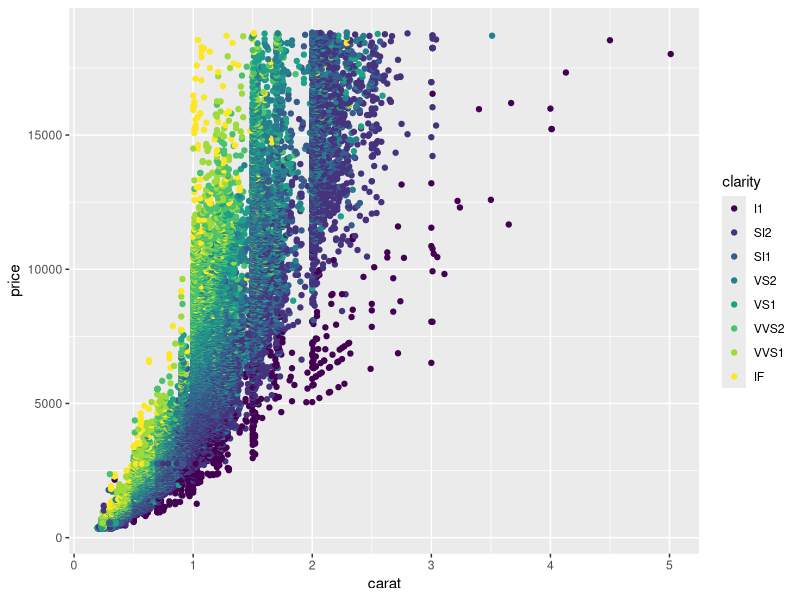
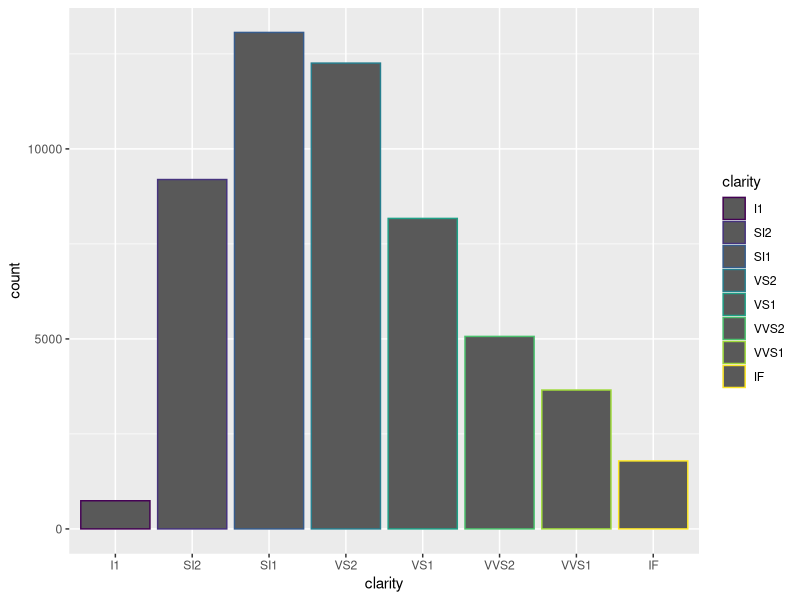
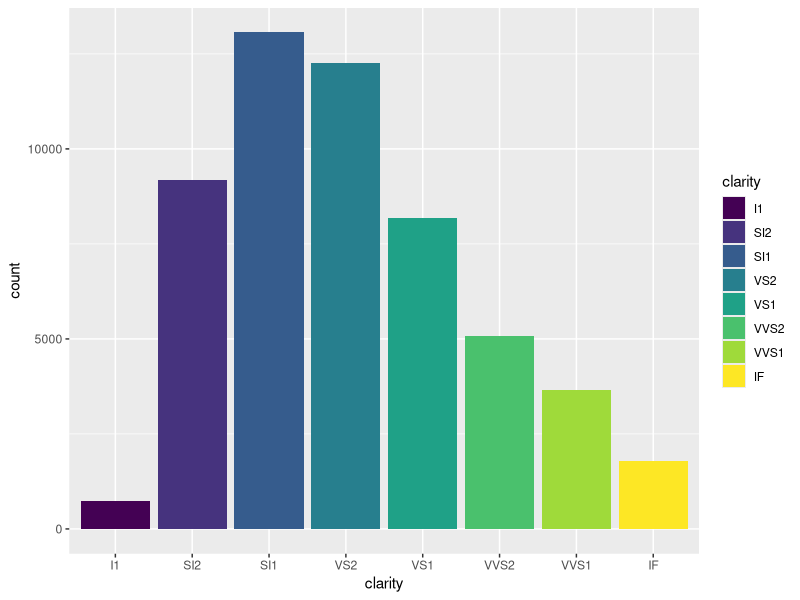
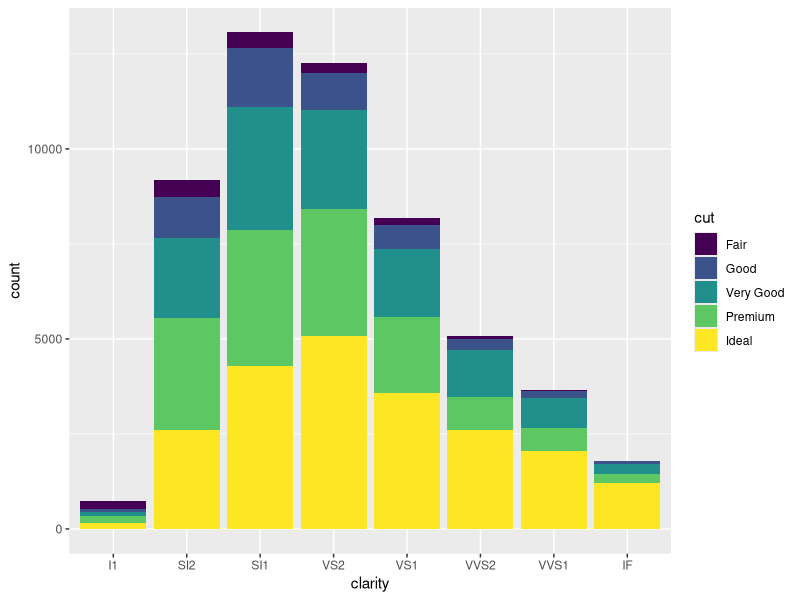
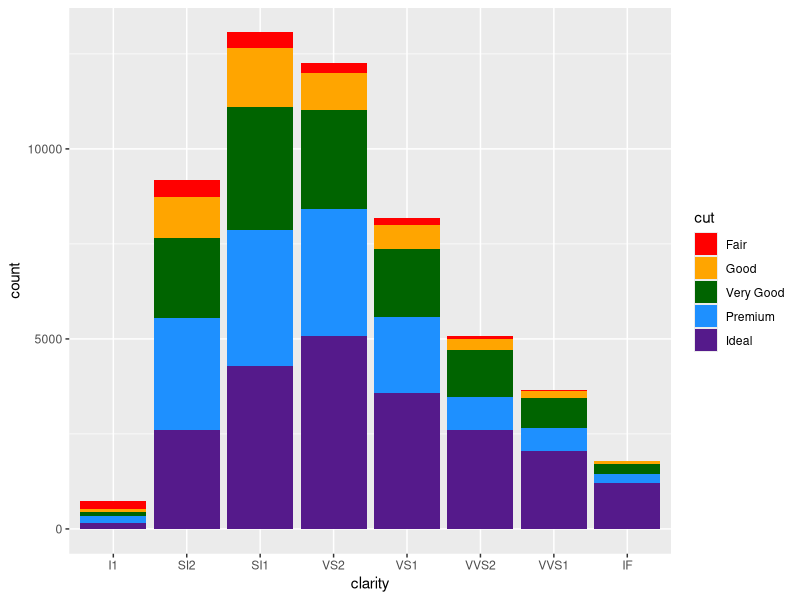
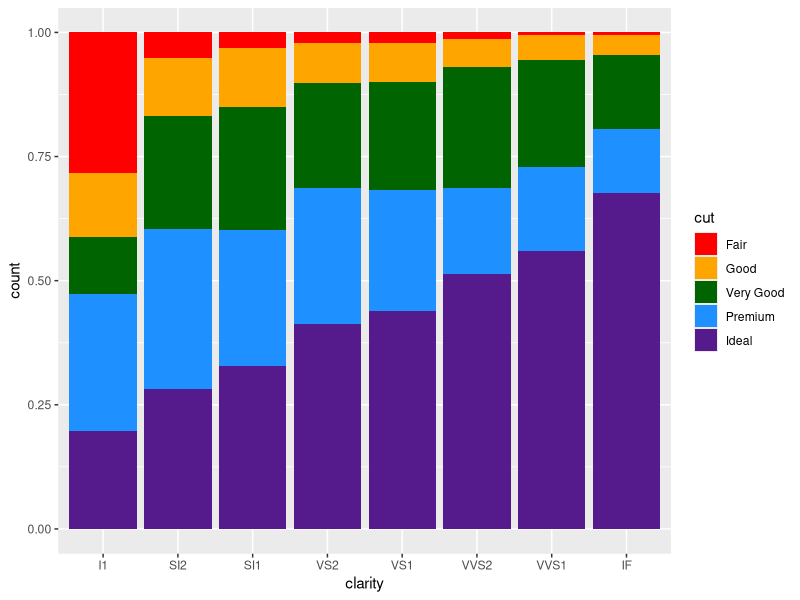
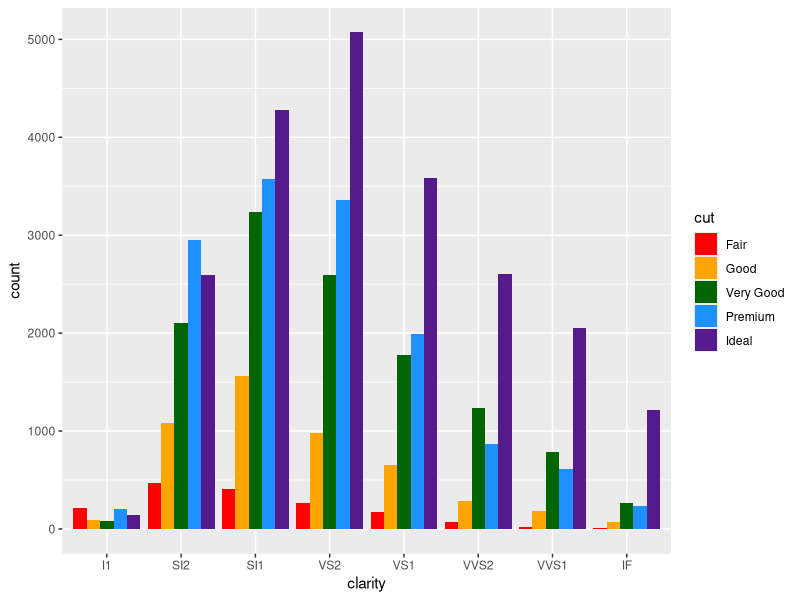
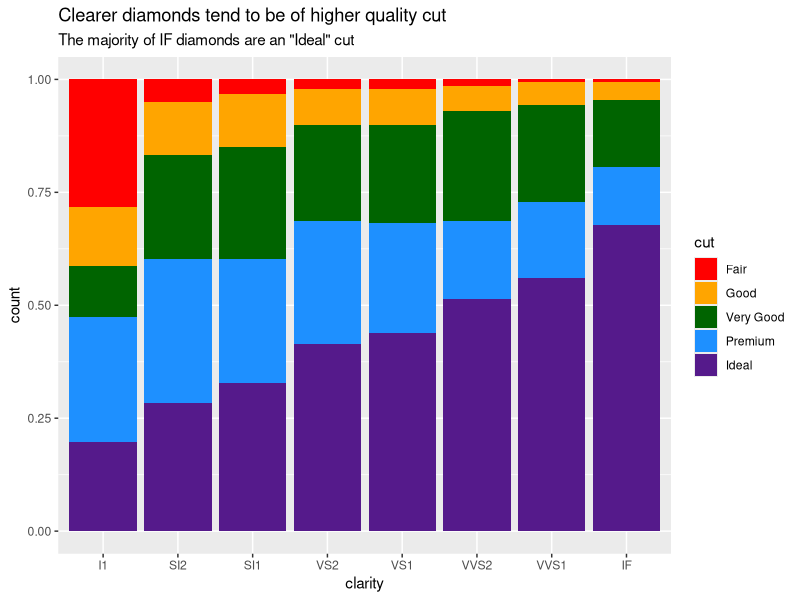

Here is the R script that generated these plots, in order:
## ---- chunk 1
knitr::opts_chunk$set(echo = TRUE)
library(ggplot2)
## ---- chunk 2
ggplot(data = diamonds) +
  geom_point(mapping = aes(x = carat, y = price, color = clarity))
## ---- chunk 3
ggplot(data = diamonds) + 
  geom_bar(mapping = aes(x = clarity, color = clarity))
## ---- chunk 4
ggplot(data = diamonds) + 
  geom_bar(mapping = aes(x = clarity, fill = clarity))
## ---- chunk 5
ggplot(data = diamonds) +
  geom_bar(mapping = aes(x = clarity, fill = cut))
## ---- chunk 6
ggplot(data = diamonds) +
  geom_bar(mapping = aes(x = clarity, fill = cut)) +
  scale_fill_manual(values = c("red", "orange", "darkgreen", "dodgerblue", "purple4"))
## ---- chunk 7
ggplot(data = diamonds) + 
  geom_bar(mapping = aes(x = clarity, fill = cut), position = "fill") +
  scale_fill_manual(values = c("red", "orange", "darkgreen", "dodgerblue", "purple4"))
## ---- chunk 8
ggplot(data = diamonds) + 
  geom_bar(mapping = aes(x = clarity, fill = cut), position = "dodge") +
  scale_fill_manual(values = c("red", "orange", "darkgreen", "dodgerblue", "purple4"))
## ---- chunk 9
ggplot(data = diamonds) + 
  geom_bar(mapping = aes(x = clarity, fill = cut), position = "fill") +
  scale_fill_manual(values = c("red", "orange", "darkgreen", "dodgerblue", "purple4")) +
  labs( title = "Clearer diamonds tend to be of higher quality cut",
        subtitle = "The majority of IF diamonds are an \"Ideal\" cut")
## ---- chunk 10
ggplot(data = diamonds) + 
  geom_bar(mapping = aes(x = clarity, fill = cut), position = "fill") +
  scale_fill_manual(values = c("red", "orange", "darkgreen", "dodgerblue", "purple4")) +
  labs( title = "Clearer diamonds tend to be of higher quality cut",
        subtitle = "The majority of IF diamonds are an \"Ideal\" cut") +
  ylab("proportion") +
  theme_classic() +
  theme( title = element_text(size = 18), 
         axis.text = element_text(size =14),
         axis.title = element_text(size = 16),
         legend.text = element_text(size = 14) )
## ---- chunk 11
ggplot(data = diamonds) + 
  geom_bar(mapping = aes(x = clarity, fill = cut), position = "fill") +
  scale_fill_manual(values = c("red", "orange", "darkgreen", "dodgerblue", "purple4")) +
  labs( title = "Clearer diamonds tend to be of higher quality cut",
        subtitle = "The majority of IF diamonds are an \"Ideal\" cut") +
  ylab("proportion") +
  theme_classic() +
  theme( title = element_text(size = 18), 
         axis.text = element_text(size = 14),
         axis.title = element_text(size = 16, face = "bold"),
         legend.text = element_text(size = 14),
         plot.subtitle = element_text(color = "gray30"))
## ---- chunk 12
ggplot(data = diamonds) + 
  geom_bar(mapping = aes(x = clarity, fill = cut), position = "fill") +
  scale_fill_manual(values = c("red", "orange", "darkgreen", "dodgerblue", "purple4")) +
  labs( title = "Clearer diamonds tend to be of higher quality cut",
        subtitle = "The majority of IF diamonds are an \"Ideal\" cut") +
  ylab("proportion") +
  theme_classic() +
  theme( title = element_text(size = 18), 
         axis.text = element_text(size = 14),
         axis.title = element_text(size = 16, face = "bold"),
         legend.text = element_text(size = 14),
         plot.subtitle = element_text(color = "gray30") ) +
  guides(fill = guide_legend("cut quality"))
## ---- chunk 13
ggplot(data = diamonds) + 
  geom_bar(mapping = aes(x = clarity)) +
  scale_y_continuous(breaks = seq(0, 17000, by = 1000))
## ---- chunk 14
ggplot(data = diamonds) + 
  geom_bar(mapping = aes(x = clarity)) +
  scale_x_discrete(limit = c("SI2", "SI1", "I1")) +
  scale_y_continuous(breaks = seq(0, 17000, by = 1000)) 
## ---- chunk 15
ggplot(data = diamonds) + 
  geom_bar(mapping = aes(x = clarity)) +
  scale_y_continuous(breaks = seq(0, 15000, by = 2000)) +
  scale_x_discrete(limit = c("SI2", "SI1", "I1")) +
  coord_flip() +
  labs( title = "Clearer diamonds tend to be of higher quality cut",
        subtitle = "The majority of IF diamonds are an \"Ideal\" cut") +
  ylab("proportion") +
  theme_classic() +
  theme( title = element_text(size = 18), 
         axis.text = element_text(size = 14),
         axis.title = element_text(size = 16, face = "bold"),
         legend.text = element_text(size = 14),
         plot.subtitle = element_text(color = "gray30") ) +
  guides(fill = guide_legend("cut quality")) 
## ---- chunk 16
ggplot(data = diamonds) + 
  geom_bar(mapping = aes(x = clarity)) +
  scale_y_continuous(breaks = seq(0, 15000, by = 2000)) +
  scale_x_discrete(limit = c("SI2", "SI1", "I1")) +
  coord_flip() +
  labs( title = "Number of diamonds by diamond clarity",
        subtitle = "Subset of all diamonds, looking three levels of clarity") +
  theme_classic() +
  theme( title = element_text(size = 18), 
         axis.text = element_text(size = 14),
         axis.title = element_text(size = 16, face = "bold"),
         legend.text = element_text(size = 14),
         plot.subtitle = element_text(color = "gray30") ) +
  annotate("text", label = "SI1 diamonds are among the\n most frequent clarity diamond", 
           y = 12800, x = 3, 
           vjust = "top", hjust = "right", 
           size = 6)
